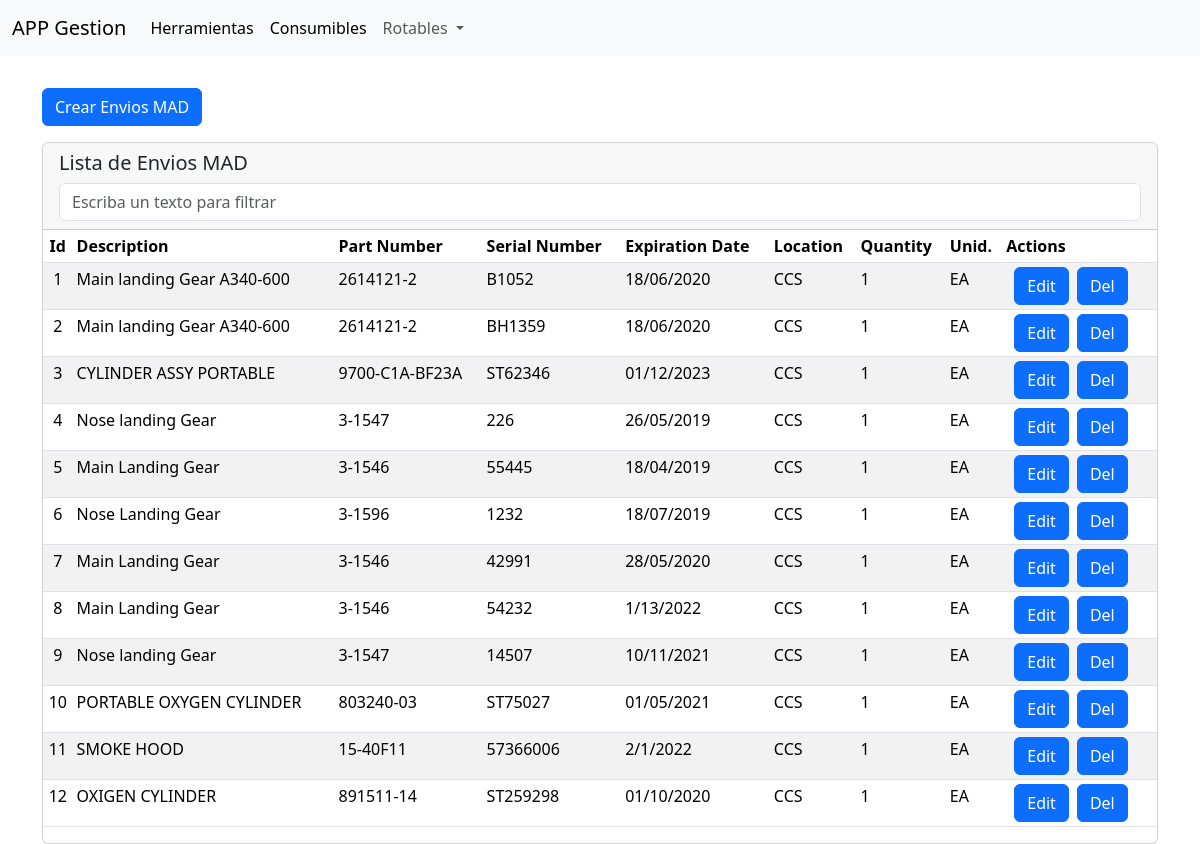
Before: /envios_mad/envios_mad_list with the older database file.
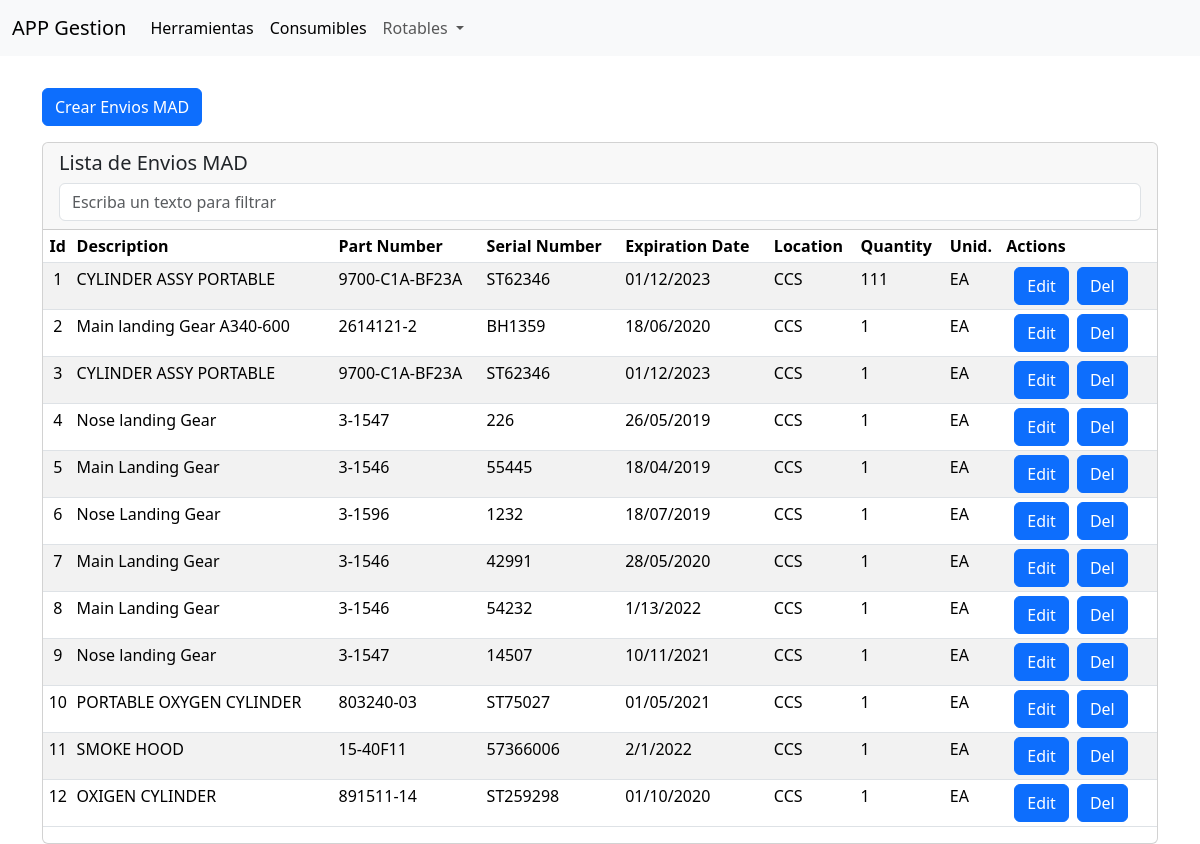
After: the same page with the newer database file.
### app/backend/models/rotables.py (models this page shows, shortened)
class BaseModel(db.Model):
    __abstract__ = True  # Esto indica que esta clase no debe crearse como tabla en la base de datos
    id = db.Column(db.Integer, primary_key=True)
    description = db.Column(db.String(128), nullable=True)
    part_num = db.Column(db.String(128), nullable=False)
    serial_num = db.Column(db.String(32), nullable=False)
    expiration_date = db.Column(db.String(16), nullable=False)
    location = db.Column(db.String(8), nullable=False)
    quantity = db.Column(db.String(8), nullable=True)
    type_quantity = db.Column(db.String(16), nullable=True)
    def to_dict(self):
        return {
            'id': self.id,
            'description': self.description,
            'part_num': self.part_num,
            'serial_num': self.serial_num,
            'expiration': self.expiration_date,
            'location': self.location,
            'quantity': self.quantity,
            'type_quantity': self.type_quantity,
        }

class EnvioMAD(BaseModel):
    __tablename__ = 'envios_mad'  # Nombre de la tabla en la base de datos

### app/backend/web_endpoints/rotables/routes_envioMAD.py (the view)
@bp.route('/envios_mad_list', methods=['GET'])
def envios_mad_list():
    mgr = MgrdbRotablesEnvioMAD()
    all_list = mgr.get_all()
    envios_mad_dict = [envio_mad.to_dict() for envio_mad in all_list]
    vargs = RotableVARGS()
    vargs.table_name = "Lista de Envios MAD"
    vargs.table_id = "table_envios_mad"
    vargs.search_box = "search_envios_mad"
    return render_template(
        'wp_envios_mad_list.html',
        datadict=envios_mad_dict,
        vargs=vargs,
        form_url="envios_mad.envios_mad_form",
        del_url="envios_mad.envios_mad_delete",
        type_rotable_tittle="Envios MAD"
    )

### app/backend/managers/MgrdbBase.py (called while the page is built)
    def get_all(self):
        return self.model.query.all()

### app/frontend/templates/wp_envios_mad_list.html (shortened to what this page needs)
{% extends 'base.html' %}
{% from 'macro_envios_mad.jinja2' import macro_list_envios_mad_model with context %}
{% from 'macro_buttons.jinja2' import button_create_entity with context %}
{% set table_id = vargs.table_id %}
{% set search_box = vargs.search_box %}
{% set title_button = "Crear " + type_rotable_tittle %}
{% set id_button = "crear_" + type_rotable_tittle + "_button" %}
{% block content %}
<div class="container mt-3 mb-3">
    {{ button_create_entity(form_url, title_button, id_button) }}
</div>
{{ macro_list_envios_mad_model(datadict, vargs, form_url, del_url) }}
{% endblock %}

### app/frontend/templates/base.html (shortened to what this page needs)
<!doctype html>
<html lang="en">
  <head>
    <link href="https://cdn.jsdelivr.net/npm/bootstrap@5.3.3/dist/css/bootstrap.min.css" rel="stylesheet">
  </head>
  <body>
      <nav class="navbar navbar-expand-lg bg-body-tertiary">
          <div class="container-fluid">
            <a class="navbar-brand" href="{{ url_for('index') }}">APP Gestion</a>
            <div class="collapse navbar-collapse" id="navbarScroll">
              <ul class="navbar-nav me-auto my-2 my-lg-0 navbar-nav-scroll" style="--bs-scroll-height: 100px;">
                <li class="nav-item">
                  <a class="nav-link active" aria-current="page" href="{{ url_for('herramientas.herramientas_list') }}">Herramientas</a>
                </li>
                <li class="nav-item">
                  <a class="nav-link active" aria-current="page" href="{{ url_for('consumibles.consumibles_list') }}">Consumibles</a>
                </li>
                <li class="nav-item dropdown">
                  <a class="nav-link dropdown-toggle" href="#" role="button" data-bs-toggle="dropdown" aria-expanded="false">
                    Rotables
                  </a>
                </li>
              </ul>
            </div>
          </div>
  </nav>
    {% block content %}
    {% endblock %}
  </body>
</html>

### app/frontend/macros/macro_envios_mad.jinja2 (shortened to what this page needs)
{% from 'macro_buttons.jinja2' import button_edit_entity %}
{% from 'macro_buttons.jinja2' import button_delete_entity %}
{% macro macro_list_envios_mad_model(datadict, vargs, form_url=none, delete_url=none) %}
<div class="container">
    <div class="card">
      <div class="card-header">
        <div>
          <h5 class="">{{vargs.table_name}}</h5>
        </div>
        <div class="d-flex">
          <input class="form-control flex-grow-1" type="text" id="{{vargs.search_box}}" placeholder="Escriba un texto para filtrar">
        </div>
      </div>
      <div class="table-responsive">
          <table class="table table-striped table-sm" id="{{vargs.table_id}}">
              <thead>
                  <th class="text-center">{{ vargs.id }}</th>
                  <th>{{ vargs.description }}</th>
                  <th>{{ vargs.part_num }}</th>
                  <th>{{ vargs.serial_num }}</th>
                  <th>{{ vargs.expiration }}</th>
                  <th>{{ vargs.location }}</th>
                  <th>{{ vargs.quantity }}</th>
                  <th>{{ vargs.type_quantity }}</th>
                  <th>Actions</th>
              </thead>
              <tbody>
                  {% for data in datadict %}
                  {% set id_edit_button = "edit_rotable_" + data.id|string %}
                  {% set id_del_button = "del_rotable_" + data.id|string %}
                  <tr>
                    <td class="text-center">{{ data.id }}</td>
                    <td>{{ data.description }}</td>
                    <td>{{ data.part_num }}</td>
                    <td>{{ data.serial_num }}</td>
                    <td>{{ data.expiration }}</td>
                    <td>{{ data.location }}</td>
                    <td>{{ data.quantity }}</td>
                    <td>{{ data.type_quantity }}</td>
                    <td>
                        <div class="d-flex mx-1">
                            <div class="mx-1">
                                {{ button_edit_entity(form_url, data.id, id_edit_button) }}
                            </div>
                            <div class="mx-1">
                                {{ button_delete_entity(delete_url, data.id, id_del_button) }}
                            </div>
                        </div>
                    </td>
                  </tr>
                  {% endfor %}
              </tbody>
          </table>
      </div>
    </div>
  </div>
{% endmacro %}

### app/frontend/macros/macro_buttons.jinja2 (shortened to what this page needs)
{% macro button_create_entity(url, title, id_botton) %}
<a id="boton{{ id_botton }}" class="btn btn-primary mt-3" role="button"
    title="{{ title }}"
    alt="{{ title }}"
    href="{{ url_for(url) }}"
    data-href="{{ url }}"
    data-disable-loading="true">
     {{ title }}
</a>
{% endmacro %}
{% macro button_edit_entity(url, id_entity, id_botton) %}
<a id="boton{{ id_botton }}" class="btn btn-primary" role="button"
    title="edit"
    alt="edit"
    href="{{ url_for(url, id=id_entity) }}"
    data-href="{{ url }}"
    data-disable-loading="true">
     Edit
</a>
{% endmacro %}
{% macro button_delete_entity(url, id_entity, id_botton) %}
<a id="boton{{ id_botton }}" class="btn btn-primary" role="button"
    title="edit"
    alt="edit"
    href="{{ url_for(url, id=id_entity) }}"
    data-href="{{ url }}"
    data-disable-loading="true">
     Del
</a>
{% endmacro %}

Changed rows visible on the page:
changed EnvioMAD (number 1 of 12 on the later page): description "Main landing Gear A340-600" → "CYLINDER ASSY PORTABLE"; part_num "2614121-2" → "9700-C1A-BF23A"; serial_num "B1052" → "ST62346"; expiration "18/06/2020" → "01/12/2023"; quantity "1" → "111"
